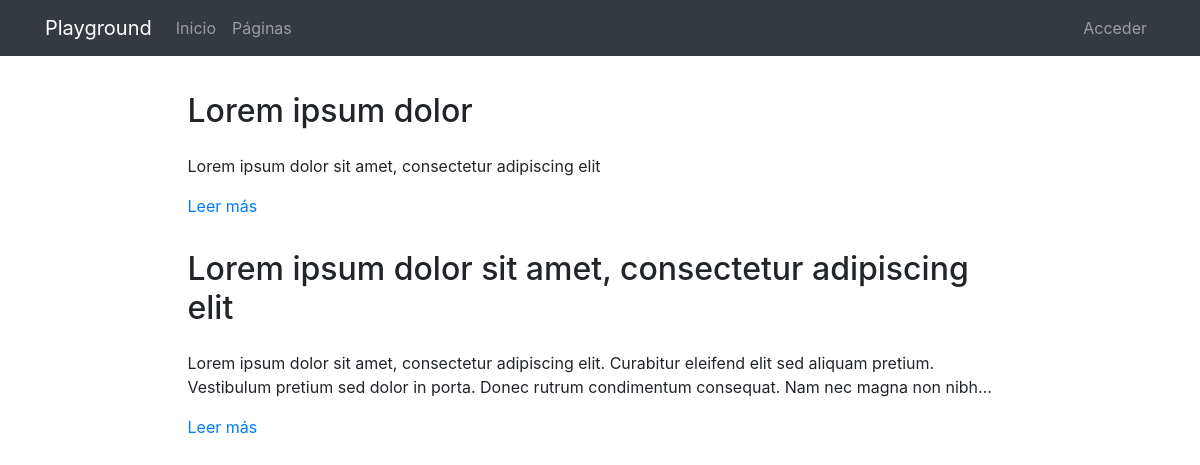
The page /pages/ on the database its author committed.
### pages/models.py (models this page shows, shortened)
class Page(models.Model):
    title = models.CharField(verbose_name="Título", max_length=200)
    content = RichTextField(verbose_name="Contenido")
    order = models.SmallIntegerField(verbose_name="Orden", default=0)
    created = models.DateTimeField(auto_now_add=True, verbose_name="Fecha de creación")
    updated = models.DateTimeField(auto_now=True, verbose_name="Fecha de edición")
    class Meta:
        verbose_name = "página"
        verbose_name_plural = "páginas"
        ordering = ['order', 'title']

### pages/views.py (the view)
# urls.py: path('', PageListView.as_view(), name='pages'),
class PageListView(ListView):
  model = Page
  template_name = 'pages/pages_list.html'

### pages/templates/pages/pages_list.html (shortened to what this page needs)
{% extends 'core/base.html' %}
{% load static %}
{% block content %}
{% include 'pages/includes/pages_menu.html' %}
<main role="main">
  <div class="container mb-4">
    {% for page in page_list|dictsort:"id" reversed%}
      <div class="row mt-3">
        <div class="col-md-9 mx-auto">
          <h2 class="mb-4">{{page.title}}</h2>
          <div>
            <p>{{page.content|striptags|safe|truncatechars:"200"}}</p>
            <p><a href="{% url 'pages:page' page.id page.title|slugify %}">Leer más</a>
            </p>
          </div>
        </div>
      </div>
    {% endfor %}
  </div>
</main>
{% endblock %}

### core/static/core/css/main.css (style rules this page uses)
main { padding-top: 20px; }
:root { --jumbotron-padding-y: 3rem; }

### rows shown on the page
Page: title "Lorem ipsum dolor", content "Lorem ipsum dolor sit amet, consectetur adipiscing elit"
Page: title "Lorem ipsum dolor sit amet, consectetur adipiscing elit", content "Lorem ipsum dolor sit amet, consectetur adipiscing elit. Curabitur eleifend elit sed aliquam pretium. Vestibulum pretium sed dolor in porta. Donec rutrum condimentum consequat. Nam nec magna non nibh…"
